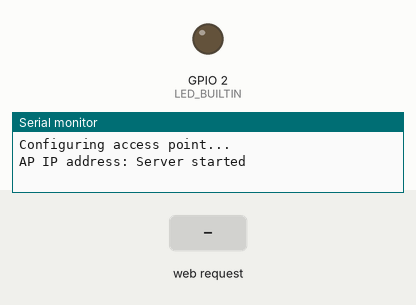
Recording of a program running on a simulated ESP32. Parts: output pins drawn as LEDs (lit = HIGH), the last lines printed to the serial monitor. Dashed ring = blinking. The test bench sets the inputs (shaded band).

Above: at 1.2 s.
1.3 s: HTTP request GET /H received
At 2.4 s:
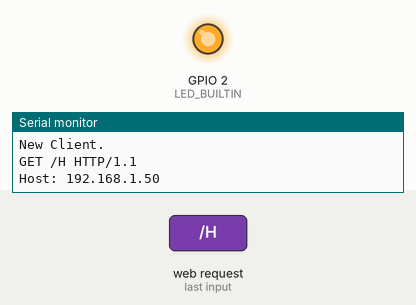
2.8 s: HTTP request GET /L received
At 3.5 s:
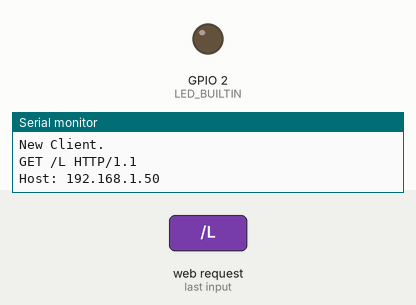
4.3 s: HTTP request GET /P received
At 6.1 s:
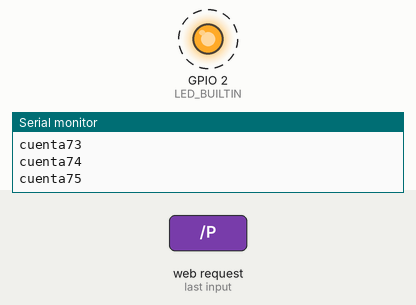
Timing chart, 0 to 12.8 s (numbered marks = the images above; inputs shaded):
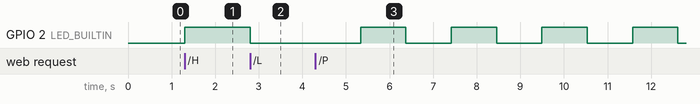

Measured:
- after the input at 1.3 s, GPIO 2 (LED_BUILTIN): LOW → HIGH at once
- after the input at 2.8 s, GPIO 2 (LED_BUILTIN): HIGH → LOW at once
- after the input at 4.3 s, GPIO 2 (LED_BUILTIN): alternates HIGH for 1.0 s and LOW for 1.0 s, starting after 1.0 s

The program:

main.cpp
```cpp
#include <stdio.h>
#include <WiFi.h>
#include <WiFiClient.h>
#include <WiFiAP.h>

#define LED_BUILTIN 2

//------------------------CODIGO HTML------------------------------
String pagina = "<!DOCTYPE html>"
"<!DOCTYPE html>"
"<html lang='en'>"
"<head>"
"<meta charset='UTF-8'>"
"<meta http-equiv='X-UA-Compatible' content='IE=edge'>"
"<meta name='viewport' content='width=device-width, initial-scale=1.0'>"
"<title>Document</title>"
"<style>"
"html {"
"box-sizing: border-box;"
"font-size: 62.5%; /* 1 rem = 10px */"
"}"
"*, *:before, *:after {"
"box-sizing: inherit;"
"}"
"body {"
"font-size: 1.6rem;"
"line-height: 2;"
"}"
"div{"
"width:100%;"
"text-align: center;"
"}"
"h1{"
"font-size: 6rem;"
"margin: 0;"
"}"
"button{"
"font-size: 2rem;"
"}"
"button {"
"background-color:#4eb5f1;"
"color: #fff;"
"border:none;"
"border-radius:10px;"
"min-width: 120px;"
"height: 50px;"
"width: 100px;"
"}"
"/*medida de celular*/"
"@media(max-width: 780px){"
"h1{"
"font-size: 10rem;"
"}"
"button{"
"height: 80px;"
"font-size: 4rem;"
"}"
"}"
"</style>"
"</head>"
"<body>"
"<div>"
"<h1>Led</h1>"
"<nav>"
"<a href=\"/H\"><button >ON</button></a>"
"<a href=\"/L\"><button >OFF</button></a>"
"<a href=\"/P\"><button >PARP</button></a>"
"</nav>"
"</div>"
"</body>"
"</html>";

//-------------------------------------------------------


const char *ssid = "HORACIO";
const char *password = "123456789";
String currentLine = "";
bool parpadeo = false;
int cont;
bool estado = false;
WiFiServer server(80);


void setup() {
  pinMode(LED_BUILTIN, OUTPUT);

  Serial.begin(9600);
  Serial.println();
  Serial.println("Configuring access point...");

  // You can remove the password parameter if you want the AP to be open.
  WiFi.softAP(ssid, password);
  //IPAddress myIP = WiFi.softAPIP();
  Serial.print("AP IP address: ");
  //Serial.println(myIP);
  server.begin();

  Serial.println("Server started");

  cont = 0;
}

void loop() {
  WiFiClient client = server.available();   // listen for incoming clients
  if (client) {                             // if you get a client,
    Serial.println("New Client.");           // print a message out the serial port
    //String currentLine = "";                // make a String to hold incoming data from the client
    while (client.connected()) {            // loop while the client's connected
      if (client.available()) {             // if there's bytes to read from the client,
        char c = client.read();             // read a byte, then
        Serial.write(c);                    // print it out the serial monitor
        if (c == '\n') {                    // if the byte is a newline character

          // if the current line is blank, you got two newline characters in a row.
          // that's the end of the client HTTP request, so send a response:
          if (currentLine.length() == 0) {
            // HTTP headers always start with a response code (e.g. HTTP/1.1 200 OK)
            // and a content-type so the client knows what's coming, then a blank line:
            client.println("HTTP/1.1 200 OK");
            client.println("Content-type:text/html");
            client.println();

            // the content of the HTTP response follows the header:
            client.print(pagina);

            // The HTTP response ends with another blank line:
            client.println();
            // break out of the while loop:
            break;
          } else {    // if you got a newline, then clear currentLine:
            currentLine = "";
          }
        } else if (c != '\r') {  // if you got anything else but a carriage return character,
          currentLine += c;      // add it to the end of the currentLine
        }
        // Check to see if the client request was "GET /H" or "GET /L":
        if (currentLine.endsWith("GET /H")) {
          parpadeo = false;
          digitalWrite(LED_BUILTIN, HIGH);               // GET /H turns the LED on
        }
        if (currentLine.endsWith("GET /L")) {
          parpadeo = false;
          digitalWrite(LED_BUILTIN, LOW);                // GET /L turns the LED off
        }
        if (currentLine.endsWith("GET /P")) {
          parpadeo = true;
          Serial.println("hola");
        }
      }
    }
  }
    // close the connection:
    client.stop();

    if (parpadeo == true){
      cont++;
      Serial.print("cuenta");
      Serial.println(cont);
      if (cont == 100 ){
        Serial.println("entra");
        cont = 0;
        estado = !estado;
        digitalWrite(LED_BUILTIN, estado);
      }
    }
    //Serial.println("Client Disconnected.");
}
```
